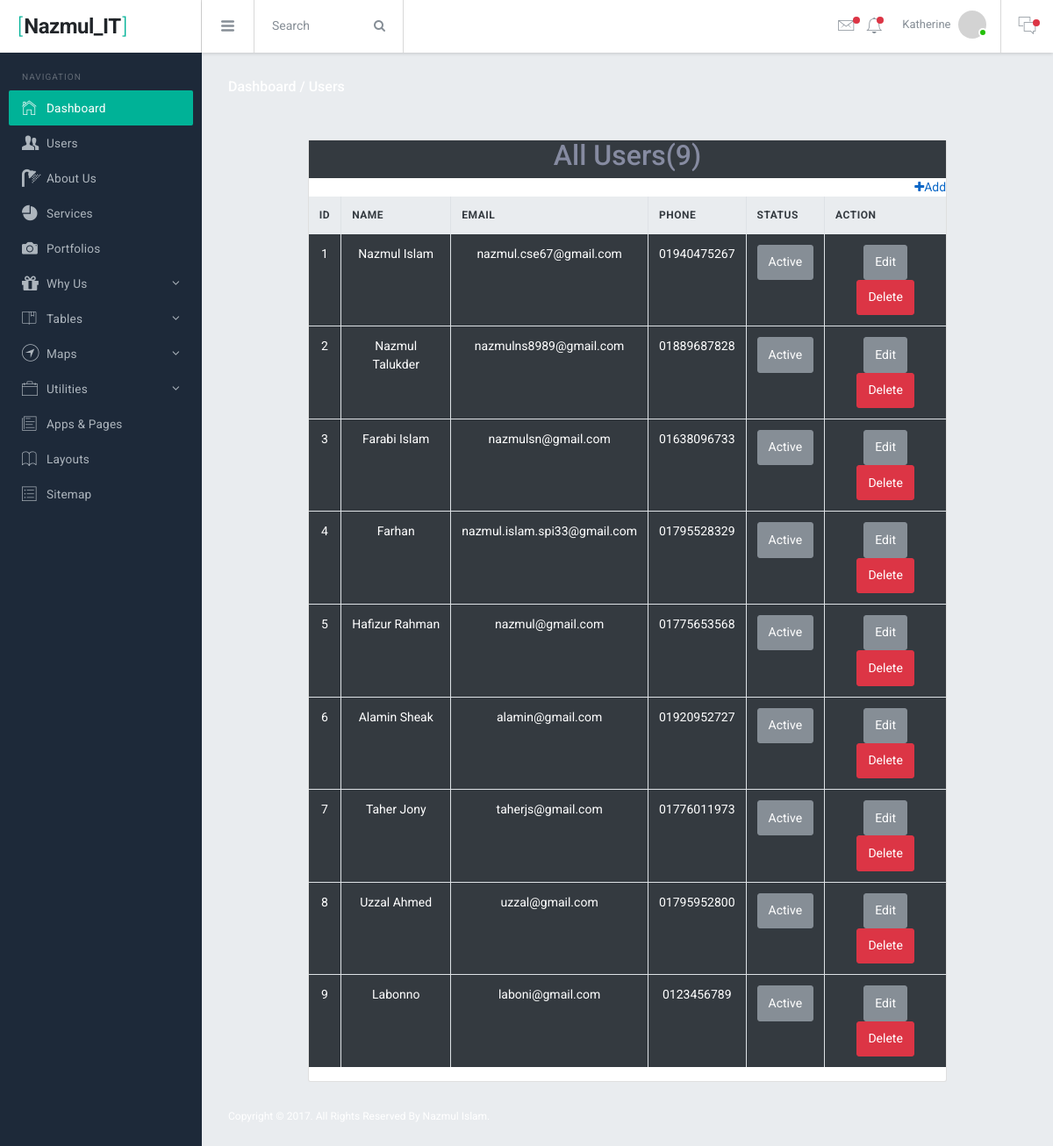
/Dashboard/users.php (signed in), run on an earlier commit of the app's database.
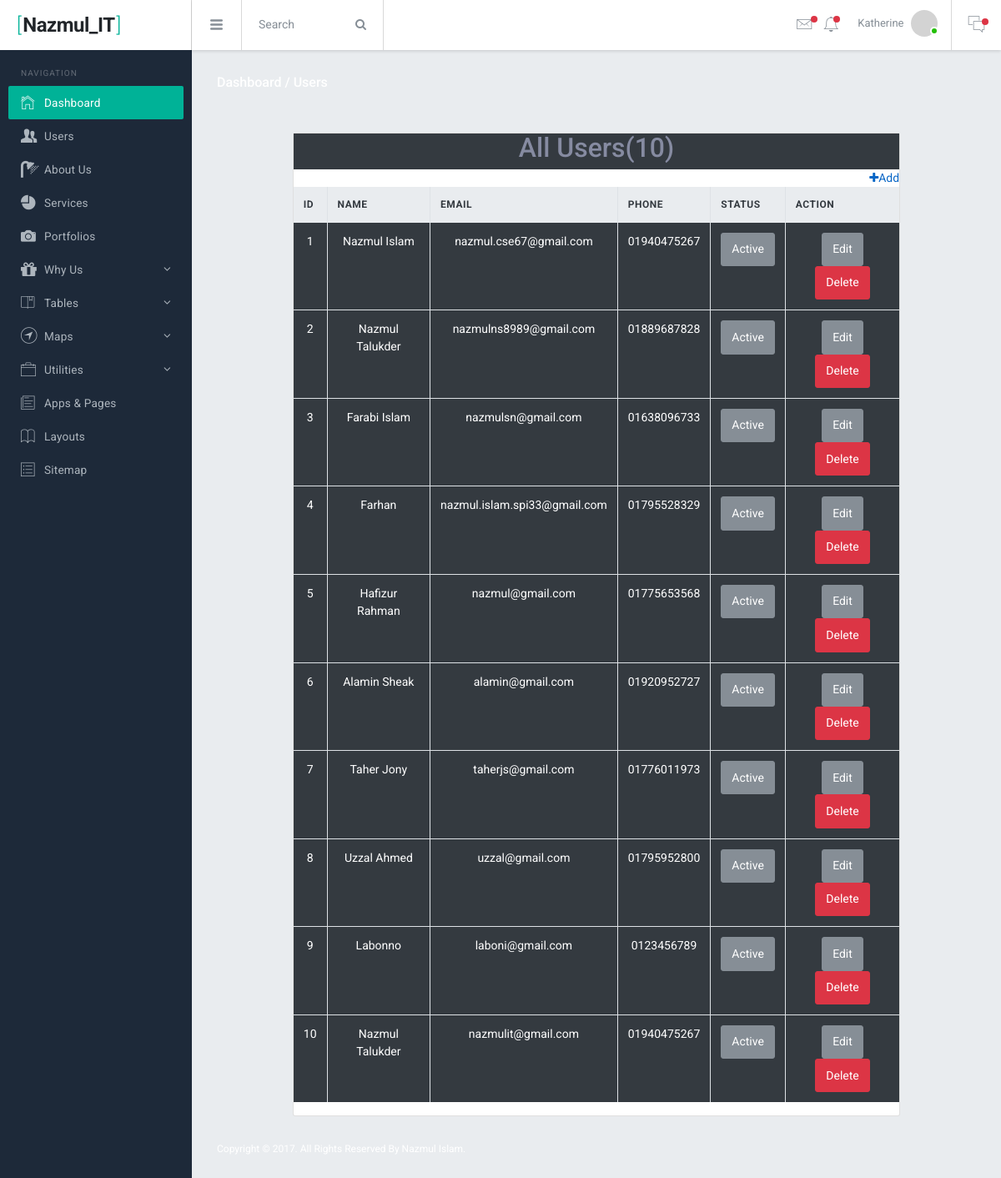
And on a later commit of the database.
### tables this page shows
CREATE TABLE `users` (
  `id` int(10) UNSIGNED NOT NULL,
  `name` varchar(255) NOT NULL,
  `email` varchar(255) NOT NULL,
  `phone` varchar(20) NOT NULL,
  `password` varchar(255) NOT NULL,
  `status` tinyint(4) NOT NULL DEFAULT 1
);

### Dashboard/users.php (the view, shortened to what this page needs)
<?php
  require_once'../db.php';
  $select="SELECT * FROM users";
  $users=mysqli_query($db, $select);
  $select2="SELECT COUNT(*) as total, name, email, phone FROM users";
  $users2=mysqli_query($db, $select2);
  $count=mysqli_fetch_assoc($users2);
  include'include/header.php';
?>
<div class="br-mainpanel">
  <div class="pd-30">
    <h6 class="tx-gray-800 mg-b-5">
      <a class="tx-white" href="dashboard.php">Dashboard /</a>
      <a class="tx-white" href="#">Users</a>
    </h6>
  </div>
  <div class="br-pagebody mg-t-5 pd-x-30">
    <div class="col-10 m-auto">
      <div class="card mt-sm-3">
        <table class="table table-bordered mt-30 text-center">
          <div class="text-center bg-dark">
            <h2>All Users(<?php echo $count['total']?>)</h2>
          </div>
          <a class="text-right" href="../register.php"><i class="fa fa-plus"></i>Add</a>
          <thead class="thead-light">
            <tr>
              <th>ID</th>
              <th>Name</th>
              <th>Email</th>
              <th>Phone</th>
              <th>Status</th>
              <th>Action</th>
            </tr>
          </thead>
          <tbody class="tx-white">
            <?php
              foreach ($users as $key => $value) {
                ?>
              <tr>
                <td class="bg-dark"><?php echo ++$key?></td>
                <td class="bg-dark"><?php echo $value['name'];?></td>
                <td class="bg-dark"><?php echo $value['email'];?></td>
                <td class="bg-dark"><?php echo $value['phone'];?></td>
                <td class="bg-dark"><?php
                      if ($value['status']==1) {
                        ?>
                        <a href="status.php?status_id=<?php echo $value['id']?>" class="btn btn-secondary">Active</a>
                        <?php
                      }else{
                        ?>
                        <a href="status.php?status_id=<?php echo $value['id']?>" class="btn btn-danger">Deactive</a>
                        <?php
                      }
                    ?>
                </td>
                <td class="bg-dark">
                  <?php
                    if ($value['status']==1) {
                      ?>
                      <a href="../edit.php?edit_id=<?php echo $value['id']?>" class="btn btn-secondary">Edit</a>
                      <a href="../delete.php?delete_id=<?php echo $value['id']?>" class="btn btn-danger">Delete</a>
                      <?php
                    }else{
                      ?>
                        <a class="btn btn-success">Not Allow</a>
                      <?php
                    }
                  ?>
                </td>
              </tr>
              <?php
              }
            ?>
          </tbody>
        </table>
      </div>
    </div>
  </div>
  <footer class="br-footer">
  <div class="footer-left">
    <div class="tx-white" class="mg-b-2">Copyright &copy; 2017. All Rights Reserved By Nazmul Islam.</div>
  </div>
</footer>
</div>
<?php include'include/footer.php'?>

What changed in the data, as far as the page shows it:
added users: name "Nazmul Talukder", email "nazmulit@gmail.com", phone "01940475267"
Also different on the page:
$count['total']: "9" → "10"
